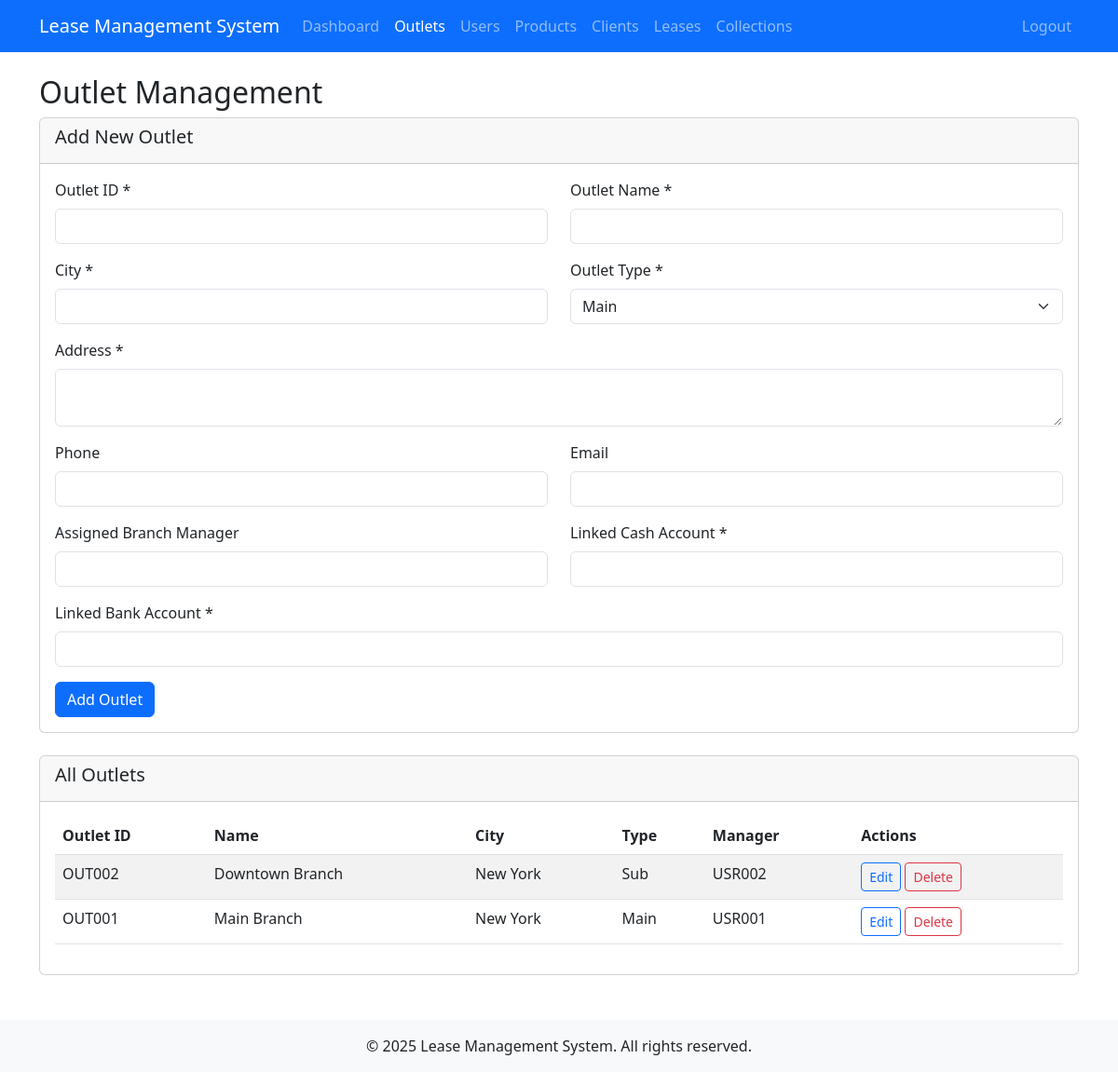
The page /outlets.php (signed in) on the database its author committed.
### tables this page shows
CREATE TABLE outlets (
    id INT AUTO_INCREMENT PRIMARY KEY,
    outlet_id VARCHAR(50) UNIQUE NOT NULL,
    outlet_name VARCHAR(100) NOT NULL,
    city VARCHAR(50) NOT NULL,
    address TEXT NOT NULL,
    phone VARCHAR(20),
    email VARCHAR(100),
    outlet_type ENUM('Main', 'Sub', 'Franchise') NOT NULL,
    assigned_branch_manager VARCHAR(50) NOT NULL,
    linked_cash_account VARCHAR(50) NOT NULL,
    linked_bank_account VARCHAR(50) NOT NULL,
    created_at TIMESTAMP DEFAULT CURRENT_TIMESTAMP,
    updated_at TIMESTAMP DEFAULT CURRENT_TIMESTAMP ON UPDATE CURRENT_TIMESTAMP
);

### outlets.php (the view, shortened to what this page needs)
<?php
$conn = getDBConnection();
$outlets_result = $conn->query("SELECT * FROM outlets ORDER BY outlet_name");
?>
<!DOCTYPE html>
<html lang="en">
<head>
    <link href="https://cdn.jsdelivr.net/npm/bootstrap@5.3.0/dist/css/bootstrap.min.css" rel="stylesheet">
</head>
<body>
    <nav class="navbar navbar-expand-lg navbar-dark bg-primary">
        <div class="container">
            <a class="navbar-brand" href="dashboard.php">Lease Management System</a>
            <div class="collapse navbar-collapse" id="navbarNav">
                <ul class="navbar-nav me-auto">
                    <li class="nav-item">
                        <a class="nav-link" href="dashboard.php">Dashboard</a>
                    </li>
                    <li class="nav-item">
                        <a class="nav-link active" href="outlets.php">Outlets</a>
                    </li>
                    <li class="nav-item">
                        <a class="nav-link" href="users.php">Users</a>
                    </li>
                    <li class="nav-item">
                        <a class="nav-link" href="products.php">Products</a>
                    </li>
                    <li class="nav-item">
                        <a class="nav-link" href="clients.php">Clients</a>
                    </li>
                    <li class="nav-item">
                        <a class="nav-link" href="leases.php">Leases</a>
                    </li>
                    <li class="nav-item">
                        <a class="nav-link" href="collections.php">Collections</a>
                    </li>
                </ul>
                <ul class="navbar-nav">
                    <li class="nav-item">
                        <a class="nav-link" href="logout.php">Logout</a>
                    </li>
                </ul>
            </div>
        </div>
    </nav>
    <div class="container mt-4">
        <div class="row">
            <div class="col-md-12">
                <h2>Outlet Management</h2>
                <div class="card mb-4">
                    <div class="card-header">
                        <h5 id="form-title">Add New Outlet</h5>
                    </div>
                    <div class="card-body">
                        <form method="POST">
                            <div class="row">
                                <div class="col-md-6">
                                    <div class="mb-3">
                                        <label for="outlet_id" class="form-label">Outlet ID *</label>
                                        <input type="text" class="form-control" id="outlet_id" name="outlet_id" required>
                                    </div>
                                </div>
                                <div class="col-md-6">
                                    <div class="mb-3">
                                        <label for="outlet_name" class="form-label">Outlet Name *</label>
                                        <input type="text" class="form-control" id="outlet_name" name="outlet_name" required>
                                    </div>
                                </div>
                            </div>
                            <div class="row">
                                <div class="col-md-6">
                                    <div class="mb-3">
                                        <label for="city" class="form-label">City *</label>
                                        <input type="text" class="form-control" id="city" name="city" required>
                                    </div>
                                </div>
                                <div class="col-md-6">
                                    <div class="mb-3">
                                        <label for="outlet_type" class="form-label">Outlet Type *</label>
                                        <select class="form-select" id="outlet_type" name="outlet_type" required>
                                            <option value="Main">Main</option>
                                        </select>
                                    </div>
                                </div>
                            </div>
                            <div class="mb-3">
                                <label for="address" class="form-label">Address *</label>
                                <textarea class="form-control" id="address" name="address" rows="2" required></textarea>
                            </div>
                            <div class="row">
                                <div class="col-md-6">
                                    <div class="mb-3">
                                        <label for="phone" class="form-label">Phone</label>
                                        <input type="text" class="form-control" id="phone" name="phone">
                                    </div>
                                </div>
                                <div class="col-md-6">
                                    <div class="mb-3">
                                        <label for="email" class="form-label">Email</label>
                                        <input type="email" class="form-control" id="email" name="email">
                                    </div>
                                </div>
                            </div>
                            <div class="row">
                                <div class="col-md-6">
                                    <div class="mb-3">
                                        <label for="assigned_branch_manager" class="form-label">Assigned Branch Manager</label>
                                        <input type="text" class="form-control" id="assigned_branch_manager" name="assigned_branch_manager">
                                    </div>
                                </div>
                                <div class="col-md-6">
                                    <div class="mb-3">
                                        <label for="linked_cash_account" class="form-label">Linked Cash Account *</label>
                                        <input type="text" class="form-control" id="linked_cash_account" name="linked_cash_account" required>
                                    </div>
                                </div>
                            </div>
                            <div class="mb-3">
                                <label for="linked_bank_account" class="form-label">Linked Bank Account *</label>
                                <input type="text" class="form-control" id="linked_bank_account" name="linked_bank_account" required>
                            </div>
                            <button type="submit" name="add_outlet" class="btn btn-primary" id="submit-btn">Add Outlet</button>
                        </form>
                    </div>
                </div>
                <div class="card">
                    <div class="card-header">
                        <h5>All Outlets</h5>
                    </div>
                    <div class="card-body">
                        <div class="table-responsive">
                            <table class="table table-striped">
                                <thead>
                                    <tr>
                                        <th>Outlet ID</th>
                                        <th>Name</th>
                                        <th>City</th>
                                        <th>Type</th>
                                        <th>Manager</th>
                                        <th>Actions</th>
                                    </tr>
                                </thead>
                                <tbody>
                                    <?php if ($outlets_result && $outlets_result->num_rows > 0): ?>
                                        <?php while ($outlet = $outlets_result->fetch_assoc()): ?>
                                            <tr>
                                                <td><?php echo htmlspecialchars($outlet['outlet_id']); ?></td>
                                                <td><?php echo htmlspecialchars($outlet['outlet_name']); ?></td>
                                                <td><?php echo htmlspecialchars($outlet['city']); ?></td>
                                                <td><?php echo htmlspecialchars($outlet['outlet_type']); ?></td>
                                                <td><?php echo htmlspecialchars($outlet['assigned_branch_manager']); ?></td>
                                                <td>
                                                    <button class="btn btn-sm btn-outline-primary edit-btn"
                                                            data-id="<?php echo $outlet['id']; ?>"
                                                            data-outlet_id="<?php echo htmlspecialchars($outlet['outlet_id']); ?>"
                                                            data-outlet_name="<?php echo htmlspecialchars($outlet['outlet_name']); ?>"
                                                            data-city="<?php echo htmlspecialchars($outlet['city']); ?>"
                                                            data-address="<?php echo htmlspecialchars($outlet['address']); ?>"
                                                            data-phone="<?php echo htmlspecialchars($outlet['phone']); ?>"
                                                            data-email="<?php echo htmlspecialchars($outlet['email']); ?>"
                                                            data-outlet_type="<?php echo htmlspecialchars($outlet['outlet_type']); ?>"
                                                            data-assigned_branch_manager="<?php echo htmlspecialchars($outlet['assigned_branch_manager']); ?>"
                                                            data-linked_cash_account="<?php echo htmlspecialchars($outlet['linked_cash_account']); ?>"
                                                            data-linked_bank_account="<?php echo htmlspecialchars($outlet['linked_bank_account']); ?>">
                                                        Edit
                                                    </button>
                                                    <button class="btn btn-sm btn-outline-danger delete-btn"
                                                            data-id="<?php echo $outlet['id']; ?>"
                                                            data-name="<?php echo htmlspecialchars($outlet['outlet_name']); ?>">
                                                        Delete
                                                    </button>
                                                </td>
                                            </tr>
                                        <?php endwhile; ?>
                                    <?php else: ?>
                                        <tr>
                                            <td colspan="6" class="text-center">No outlets found.</td>
                                        </tr>
                                    <?php endif; ?>
                                </tbody>
                            </table>
                        </div>
                    </div>
                </div>
            </div>
        </div>
    </div>
    <footer class="bg-light text-center py-3 mt-5">
        <div class="container">
            <p class="mb-0">&copy; 2025 Lease Management System. All rights reserved.</p>
        </div>
    </footer>
</body>
</html>

### rows shown on the page
outlets: outlet "OUT002", outlet_name "Downtown Branch", city "New York", outlet_type "Sub", assigned_branch_manager "USR002"
outlets: outlet "OUT001", outlet_name "Main Branch", city "New York", outlet_type "Main", assigned_branch_manager "USR001"
